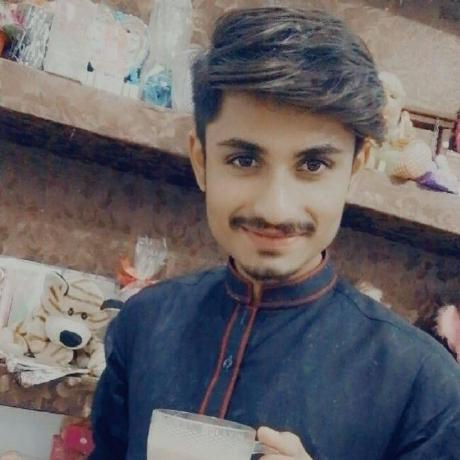
#> input picture images/tayyab chaye.jpg, 460 x 460 px, found by its file name
$ python '13_image_show_#2_matplotlib.py'
#> lines starting #> are read from the running program, lines starting #| are printed output that depends on the picture
# (13)*******************Show Image part 2 and color bar in matploltlib******************

import matplotlib.pyplot as plt
import matplotlib.image as mpimg

img3=mpimg.imread('F:\\tayyab programming\\machine learning\\Matplotlib\\matplotlibWithTayyab\\images\\tayyab chaye.jpg')
#> img3 is the input picture: shape (460, 460, 3); mean R, G, B 104.7, 100.3, 103.7
plt.figure(figsize=(13,13))
plt.axis('off')
single_channal_img=img3[:,:,1]
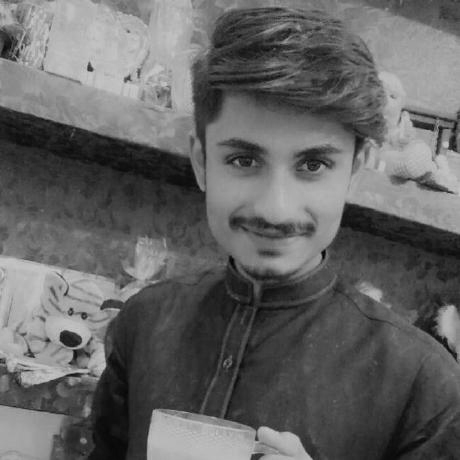
#> single_channal_img: shape (460, 460); min 0, max 204, mean 100.3

# plt.imshow(img3,cmap='hot')
plt.imshow(single_channal_img,cmap='nipy_spectral')

plt.colorbar()

# /////we use these parameters in the cmap function
cmap="""'Accent', 'Accent_r', 'Blues', 'Blues_r', 'BrBG', 'BrBG_r', 'BuGn', 'BuGn_r', 'BuPu', 'BuPu_r', 'CMRmap', 'CMRmap_r', 'Dark2', 'Dark2_r', 'GnBu', 'GnBu_r', 'Greens', 'Greens_r', 'Greys', 'Greys_r', 'OrRd', 'OrRd_r',
'Oranges', 'Oranges_r', 'PRGn', 'PRGn_r', 'Paired', 'Paired_r', 'Pastel1', 'Pastel1_r', 'Pastel2', 'Pastel2_r', 'PiYG', 'PiYG_r', 'PuBu', 'PuBuGn', 'PuBuGn_r', 'PuBu_r', 'PuOr', 'PuOr_r', 'PuRd', 'PuRd_r', 'Purples', 'Purples_r', 'RdBu', 'RdBu_r', 'RdGy', 'RdGy_r', 'RdPu', 'RdPu_r', 'RdYlBu', 'RdYlBu_r', 'RdYlGn', 'RdYlGn_r', 'Reds', 'Reds_r', 'Set1', 'Set1_r', 'Set2', 'Set2_r', 'Set3', 'Set3_r', 'Spectral', 'Spectral_r', 'Wistia', 'Wistia_r', 'YlGn', 'YlGnBu', 'YlGnBu_r', 'YlGn_r', 'YlOrBr', 'YlOrBr_r', 'YlOrRd', 'YlOrRd_r', 'afmhot', 'afmhot_r', 'autumn', 'autumn_r', 'binary', 'binary_r', 'bone', 'bone_r', 'brg', 'brg_r', 'bwr', 'bwr_r', 'cividis', 'cividis_r', 'cool', 'cool_r', 'coolwarm', 'coolwarm_r', 'copper', 'copper_r', 'cubehelix', 'cubehelix_r', 'flag', 'flag_r', 'gist_earth', 'gist_earth_r', 'gist_gray', 'gist_gray_r', 'gist_heat',
'gist_heat_r', 'gist_ncar', 'gist_ncar_r', 'gist_rainbow', 'gist_rainbow_r', 'gist_stern', 'gist_stern_r', 'gist_yarg', 'gist_yarg_r', 'gnuplot', 'gnuplot2', 'gnuplot2_r', 'gnuplot_r', 'gray', 'gray_r', 'hot', 'hot_r', 'hsv', 'hsv_r', 'inferno', 'inferno_r', 'jet', 'jet_r', 'magma', 'magma_r', 'nipy_spectral', 'nipy_spectral_r', 'ocean', 'ocean_r', 'pink', 'pink_r', 'plasma', 'plasma_r', 'prism', 'prism_r', 'rainbow', 'rainbow_r', 'seismic', 'seismic_r', 'spring', 'spring_r', 'summer', 'summer_r', 'tab10', 'tab10_r', 'tab20', 'tab20_r', 'tab20b', 'tab20b_r', 'tab20c', 'tab20c_r', 'terrain', 'terrain_r', 'turbo', 'turbo_r', 'twilight', 'twilight_r', 'twilight_shifted', 'twilight_shifted_r', 'viridis', 'viridis_r', 'winter', 'winter_r'"""
# ////to split the all elements of cmap using split function and split by comma
split_elements=cmap.split(' , ')
# print(split_elements)
save_image_list=[]
# [14 lines of commented-out code are left out]
plt.savefig('F:\\tayyab programming\\machine learning\\Matplotlib\\matplotlibWithTayyab\\images\\converting images\\new.png')
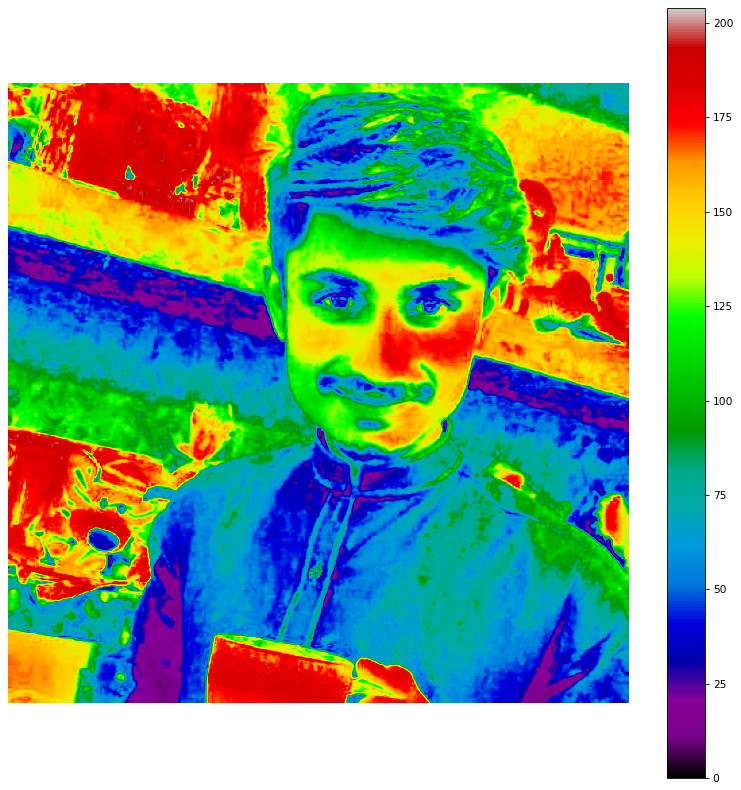
#> figure drawn by matplotlib, 2 panels
plt.show()

$ run again, with images/cute.jpg copied over images/tayyab chaye.jpg
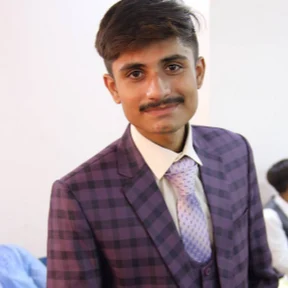
#> input picture images/cute.jpg, 288 x 288 px, found by its file name
#> img3 is the input picture: shape (288, 288, 3); mean R, G, B 168.7, 154.1, 160.2
#> `single_channal_img=img3[:,:,1]`:
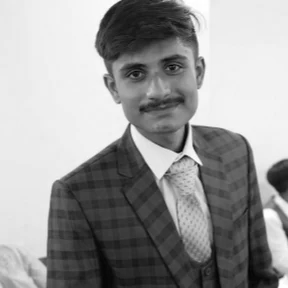
#> single_channal_img: shape (288, 288); min 0, max 255, mean 154.1
#> `plt.savefig('F:\\tayyab programming\\machine learning\\Matplotlib\\mat..`:
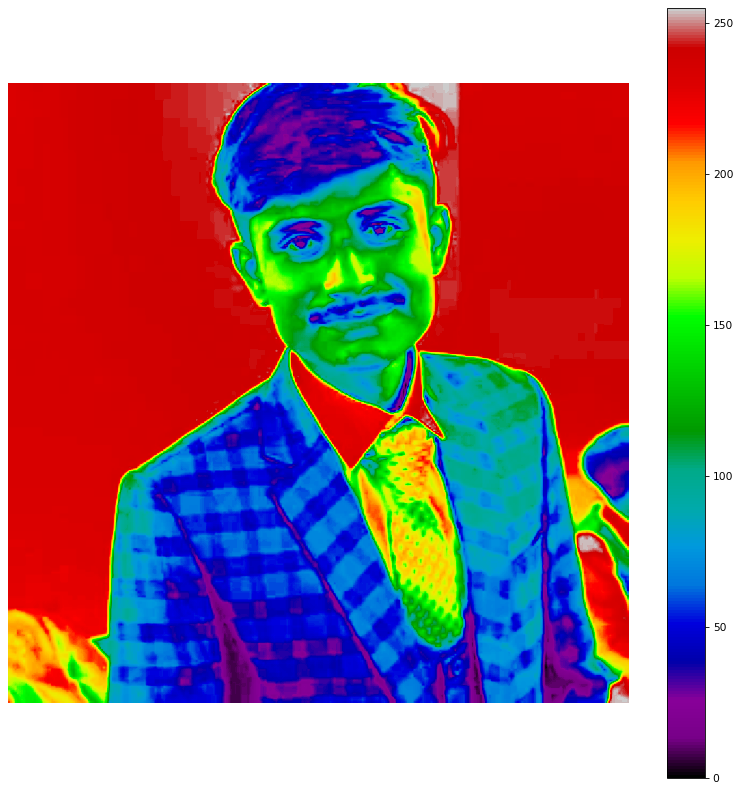
#> figure drawn by matplotlib, 2 panels
